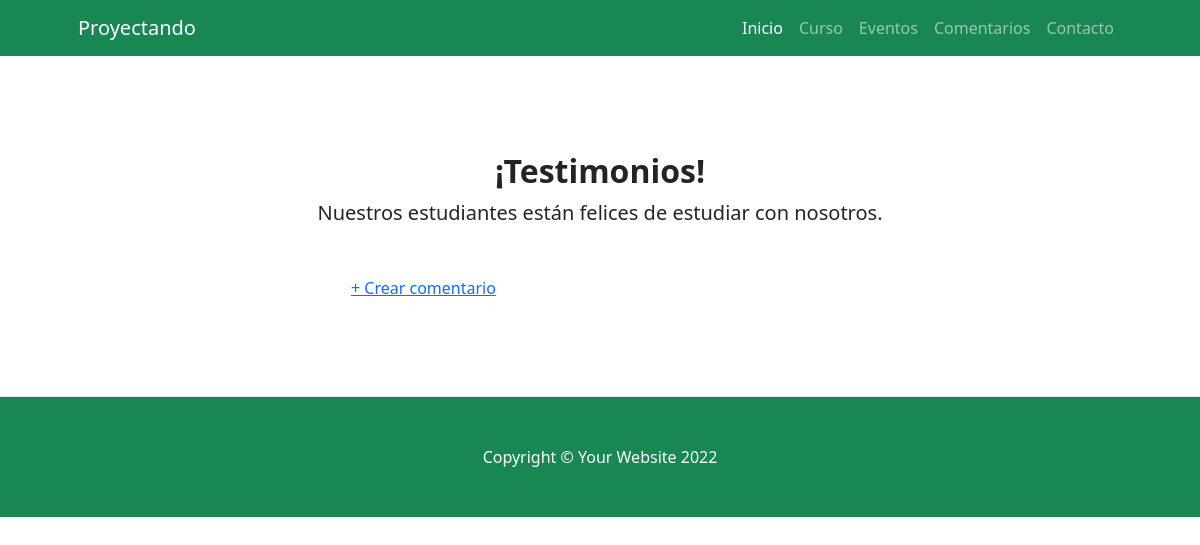
Before: /proyecto_cursoApp/comentario with the older database file.
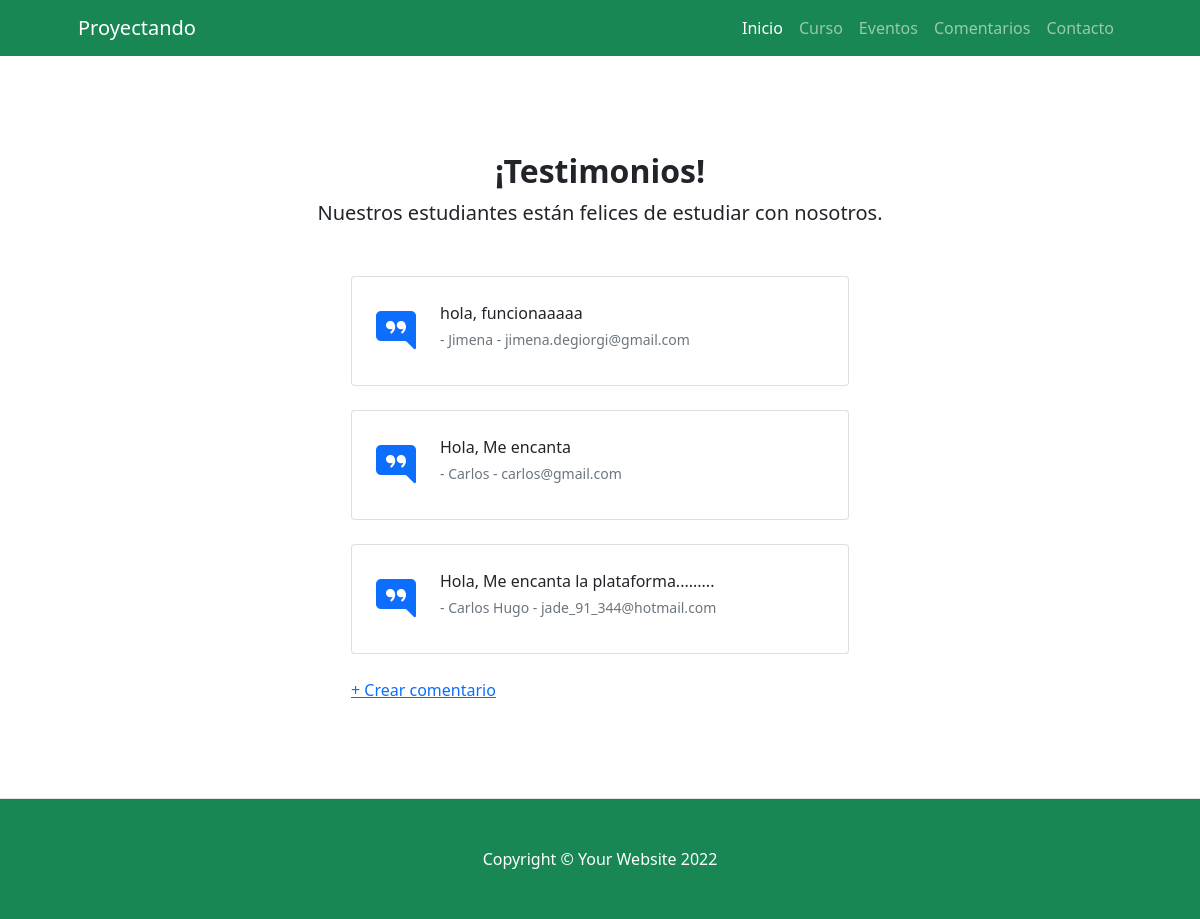
After: the same page with the newer database file.
### proyecto_cursoApp/models.py (models this page shows)
class Comentrio(models.Model):
    nombre = models.CharField(max_length=50)
    email = models.EmailField()
    mensaje = models.TextField(Textarea)

### proyecto_cursoApp/views.py (the view)
def comentario (request):
    comentario = Comentrio.objects.all()
    return render(request,"proyecto_cursoApp/comentario.html",{"comentario":comentario }) #"buscar":False

### proyecto_cursoApp/templates/proyecto_cursoApp/comentario.html (shortened to what this page needs)
{% extends 'proyecto_cursoApp/base.html' %}
{% load static %}
{% load crispy_forms_tags %}
{% block contenidoPagina %}
<section class="py-5 border-bottom">
    <div class="container px-5 my-5 px-5">
        <div class="text-center mb-5">
            <h2 class="fw-bolder">¡Testimonios!</h2>
            <p class="lead mb-0">Nuestros estudiantes están felices de estudiar con nosotros.</p>
        </div>
        <div class="row gx-5 justify-content-center">
            <div class="col-lg-6">
                {% for x in comentario %}
                    <div class="card mb-4">
                        <div class="card-body p-4">
                            <div class="d-flex">
                                <div class="flex-shrink-0"><i class="bi bi-chat-right-quote-fill text-primary fs-1"></i></div>
                                <div class="ms-4">
                                    <p class="mb-1"> {{x.mensaje}} </p>
                                    <div class="small text-muted"> - {{x.nombre}} - {{x.email}} </div>
                                </div>
                            </div>
                        </div>
                    </div>
                {% endfor %}
                <a href="{% url 'crear_comentario' %}">+ Crear comentario</a>
            </div>
        </div>
    </div>
</section>
{% endblock %}

### proyecto_cursoApp/templates/proyecto_cursoApp/base.html (shortened to what this page needs)
{% load static %}
<!DOCTYPE html>
<html lang="es">
    <head>
        <link href="https://cdn.jsdelivr.net/npm/bootstrap-icons@1.4.1/font/bootstrap-icons.css" rel="stylesheet" />
        <link href="{% static 'css/styles.css' %}" rel="stylesheet" />
    </head>
    <body>
        <nav class="navbar navbar-expand-lg navbar-dark bg-success">
            <div class="container px-5">
                <a class="navbar-brand" href="{% url 'inicio' %}">Proyectando </a>
                <div class="collapse navbar-collapse" id="navbarSupportedContent">
                    <ul class="navbar-nav ms-auto mb-2 mb-lg-0">
                        <li class="nav-item"><a class="nav-link active" aria-current="page" href="{% url 'inicio' %}">Inicio</a></li>
                        <li class="nav-item"><a class="nav-link" href="{% url 'curso' %}">Curso</a></li>
                        <li class="nav-item"><a class="nav-link" href="{% url 'evento' %}">Eventos</a></li>
                        <li class="nav-item"><a class="nav-link" href="{% url 'comentario' %}">Comentarios</a></li>
                        <li class="nav-item"><a class="nav-link" href="{% url 'contacto' %}">Contacto</a></li>
                    </ul>
                </div>
            </div>
        </nav>
        {% block contenidoPagina %}
        {% endblock %}
        <footer class="py-5 bg-success">
            <div class="container px-5"><p class="m-0 text-center text-white">Copyright &copy; Your Website 2022</p></div>
        </footer>
    </body>
</html>

Changed rows visible on the page:
added Comentrio: mensaje "hola, funcionaaaaa", nombre "Jimena", email "jimena.degiorgi@gmail.com"
added Comentrio: mensaje "Hola, Me encanta", nombre "Carlos", email "carlos@gmail.com"
added Comentrio: mensaje "Hola, Me encanta la plataforma.........", nombre "Carlos Hugo", email "jade_91_344@hotmail.com"
